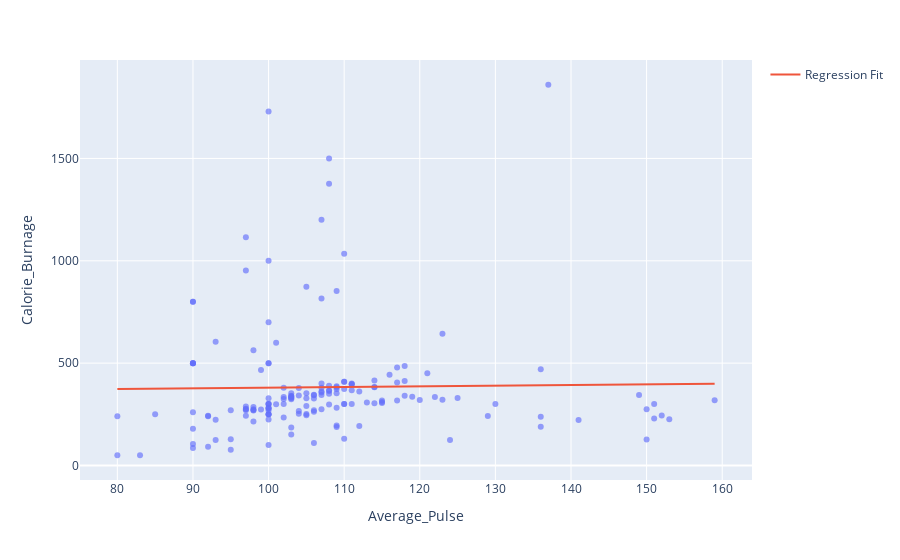

Source (notebook cell):
### Code cell
import numpy as np
import plotly.express as px
import plotly.graph_objects as go
from sklearn.linear_model import LinearRegression

df = full_health_data
X = df.Average_Pulse.values.reshape(-1, 1)

model = LinearRegression()
model.fit(X, df.Calorie_Burnage)

x_range = np.linspace(X.min(), X.max(), 100)
y_range = model.predict(x_range.reshape(-1, 1))

fig = px.scatter(df, x='Average_Pulse', y='Calorie_Burnage', opacity=0.65)
fig.add_traces(go.Scatter(x=x_range, y=y_range, name='Regression Fit'))
fig.show()

### Figure 1 — Plotly figure (JSON) as saved in the notebook; plotly's stock layout.template omitted (floating-point values rounded to 4 significant figures; data arrays with more than 128 entries replaced by an {"elided": "..."} marker saying what was removed)
{"data": [{"hovertemplate": "Average_Pulse=%{x}<br>Calorie_Burnage=%{y}<extra></extra>", "legendgroup": "", "marker": {"color": "#636efa", "opacity": 0.65, "symbol": "circle"}, "mode": "markers", "name": "", "orientation": "v", "showlegend": false, "type": "scatter", "x": {"elided": "163 int values"}, "xaxis": "x", "y": {"elided": "163 int values"}, "yaxis": "y"}, {"name": "Regression Fit", "type": "scatter", "x": [80, 80.8, 81.6, 82.39, 83.19, 83.99, 84.79, 85.59, 86.38, 87.18, 87.98, 88.78, 89.58, 90.37, 91.17, 91.97, 92.77, 93.57, 94.36, 95.16, 95.96, 96.76, 97.56, 98.35, 99.15, 99.95, 100.7, 101.5, 102.3, 103.1, 103.9, 104.7, 105.5, 106.3, 107.1, 107.9, 108.7, 109.5, 110.3, 111.1, 111.9, 112.7, 113.5, 114.3, 115.1, 115.9, 116.7, 117.5, 118.3, 119.1, 119.9, 120.7, 121.5, 122.3, 123.1, 123.9, 124.7, 125.5, 126.3, 127.1, 127.9, 128.7, 129.5, 130.3, 131.1, 131.9, 132.7, 133.5, 134.3, 135.1, 135.9, 136.7, 137.5, 138.3, 139.1, 139.8, 140.6, 141.4, 142.2, 143.0, 143.8, 144.6, 145.4, 146.2, 147.0, 147.8, 148.6, 149.4, 150.2, 151.0, 151.8, 152.6, 153.4, 154.2, 155.0, 155.8, 156.6, 157.4, 158.2, 159], "y": [373.2, 373.5, 373.8, 374.0, 374.3, 374.5, 374.8, 375.1, 375.3, 375.6, 375.9, 376.1, 376.4, 376.7, 376.9, 377.2, 377.4, 377.7, 378.0, 378.2, 378.5, 378.8, 379.0, 379.3, 379.5, 379.8, 380.1, 380.3, 380.6, 380.9, 381.1, 381.4, 381.6, 381.9, 382.2, 382.4, 382.7, 383.0, 383.2, 383.5, 383.8, 384.0, 384.3, 384.5, 384.8, 385.1, 385.3, 385.6, 385.9, 386.1, 386.4, 386.6, 386.9, 387.2, 387.4, 387.7, 388.0, 388.2, 388.5, 388.7, 389.0, 389.3, 389.5, 389.8, 390.1, 390.3, 390.6, 390.9, 391.1, 391.4, 391.6, 391.9, 392.2, 392.4, 392.7, 393.0, 393.2, 393.5, 393.7, 394.0, 394.3, 394.5, 394.8, 395.1, 395.3, 395.6, 395.8, 396.1, 396.4, 396.6, 396.9, 397.2, 397.4, 397.7, 398.0, 398.2, 398.5, 398.7, 399.0, 399.3]}], "layout": {"legend": {"tracegroupgap": 0}, "margin": {"t": 60}, "xaxis": {"anchor": "y", "domain": [0, 1], "title": {"text": "Average_Pulse"}}, "yaxis": {"anchor": "x", "domain": [0, 1], "title": {"text": "Calorie_Burnage"}}}}
